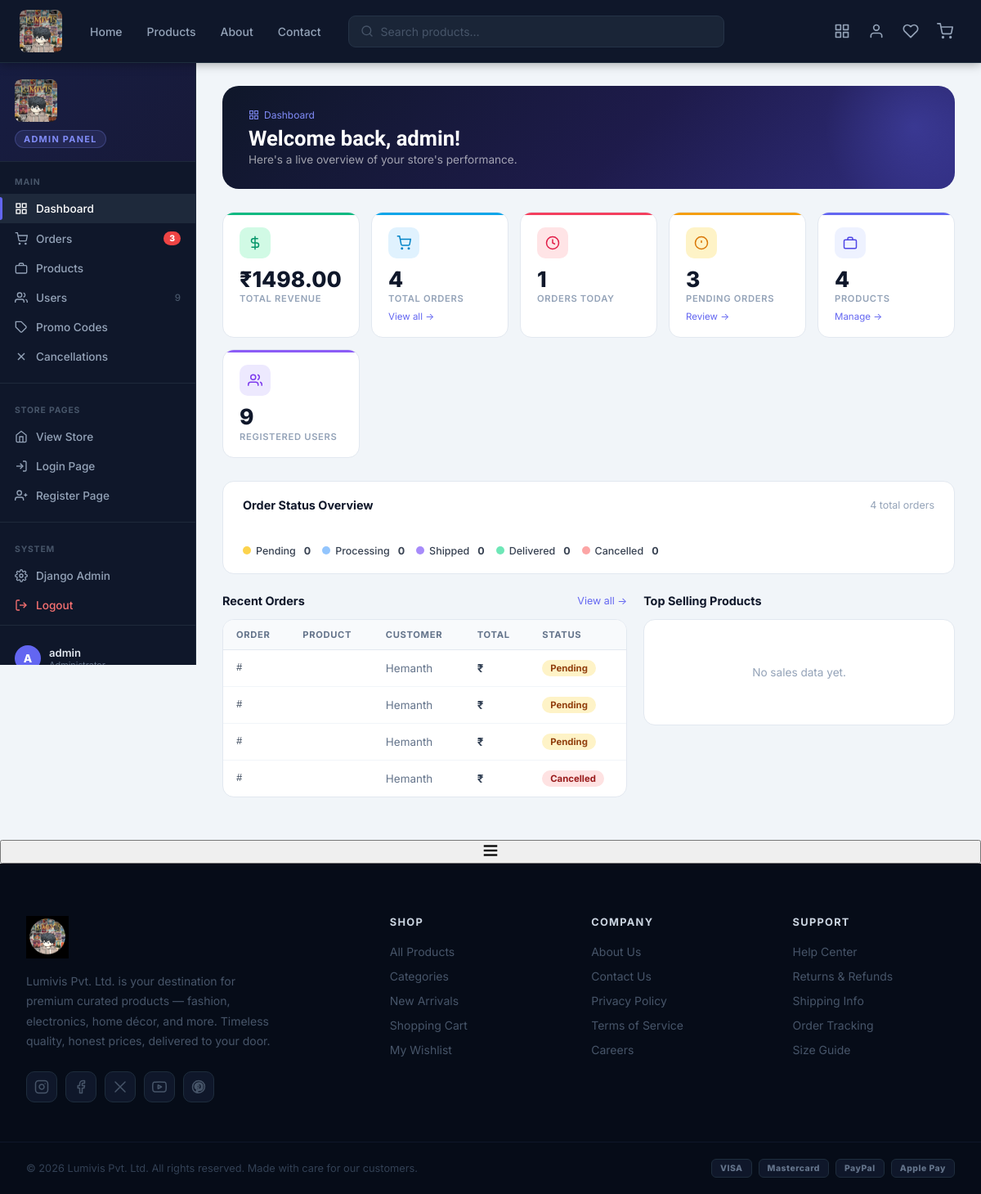
Page /admin-panel/ (signed in) on the committed database.
### products/models.py (models this page shows, shortened)
class Order(models.Model):
    STATUS_CHOICES = [
        ('pending',   'Pending'),
        ('confirmed', 'Confirmed'),
        ('shipped',   'Shipped'),
        ('delivered', 'Delivered'),
        ('cancelled', 'Cancelled'),
    ]
    order_id      = models.CharField(max_length=20, unique=True)
    user          = models.ForeignKey(User, on_delete=models.SET_NULL, null=True, blank=True, related_name='orders')
    customer_name = models.CharField(max_length=100)
    phone         = models.CharField(max_length=20)
    items_text    = models.TextField()
    total         = models.DecimalField(max_digits=10, decimal_places=2)
    urgent        = models.BooleanField(default=False)
    delivery_date = models.CharField(max_length=20, blank=True)
    urgent_charge = models.DecimalField(max_digits=8, decimal_places=2, default=0)
    status        = models.CharField(max_length=20, choices=STATUS_CHOICES, default='pending')
    created_at    = models.DateTimeField(auto_now_add=True)

### products/views.py (the view, shortened to what this page needs)
# urls.py: path('admin-panel/', views.admin_panel, name='admin_panel'),
@login_required(login_url='/login/')
def admin_panel(request):
    if not request.user.is_staff:
        messages.error(request, 'Access denied. Admin privileges required.')
        return redirect('home')
    section       = request.GET.get('s', 'dashboard')
    status_filter = request.GET.get('status', '').strip()
    edit_product = None
    if section == 'edit_product':
        edit_pk = request.GET.get('pk', '').strip()
        if edit_pk:
            edit_product = get_object_or_404(Product, pk=edit_pk)
    cancel_requests = CancelRequest.objects.select_related('order').order_by('-requested_at')
    return render(request, 'products/admin_panel.html', {
        'section':          section,
        'status_filter':    status_filter,
        'status_choices':   [],
        'orders':           Order.objects.order_by('-created_at'),
        'recent_orders':    Order.objects.order_by('-created_at')[:10],
        'products':         Product.objects.order_by('name'),
        'users':            User.objects.order_by('-date_joined')[:30],
        'promos':           promocode.objects.order_by('-expiry_date'),
        'top_products':     [],
        'edit_product':     edit_product,
        'cancel_requests':  cancel_requests,
        'pending_cancels':  cancel_requests.filter(status='pending').count(),
        'stats': {
            'order_count':     Order.objects.count(),
            'revenue':         sum(o.total for o in Order.objects.all()),
            'today_orders':    Order.objects.filter(created_at__date=timezone.now().date()).count(),
            'product_count':   Product.objects.count(),
            'user_count':      User.objects.count(),
            'pending_count':   Order.objects.filter(status='pending').count(),
            'delivered_count': Order.objects.filter(status='delivered').count(),
            'wishlist_count':  Wishlist.objects.count(),
        },
        'by_status': {},
    })

### products/context_processors.py (called while the page is built)
def cart(request):
    session_cart = request.session.get('cart', {})
    count = sum(session_cart.values())
    return {'cart_count': count}

### products/templates/products/admin_panel.html (shortened to what this page needs)
{% extends 'products/base.html' %}
{% load static %}
{% block content %}
<div class="ap-shell">
  <aside class="ap-sidebar" id="apSidebar">
    <div class="ap-logo">
      <img src="{% static 'logoo.png' %}" alt="Lumivis Pvt. Ltd."
           style="height:52px;width:auto;max-width:170px;object-fit:contain;
                  display:block;border-radius:8px;" />
      <span class="ap-logo-sub">Admin Panel</span>
    </div>
    <div class="ap-nav-group">
      <div class="ap-nav-label">Main</div>
      <a href="?s=dashboard" class="ap-nav-item {% if section == 'dashboard' %}active{% endif %}">
        <svg width="16" height="16" viewBox="0 0 24 24" fill="none" stroke="currentColor" stroke-width="2"><rect x="3" y="3" width="7" height="7"/><rect x="14" y="3" width="7" height="7"/><rect x="14" y="14" width="7" height="7"/><rect x="3" y="14" width="7" height="7"/></svg>
        Dashboard
      </a>
      <a href="?s=orders" class="ap-nav-item {% if section == 'orders' %}active{% endif %}">
        <svg width="16" height="16" viewBox="0 0 24 24" fill="none" stroke="currentColor" stroke-width="2"><circle cx="9" cy="21" r="1"/><circle cx="20" cy="21" r="1"/><path d="M1 1h4l2.68 13.39a2 2 0 0 0 2 1.61h9.72a2 2 0 0 0 2-1.61L23 6H6"/></svg>
        Orders
        {% if stats.pending_count %}<span class="ap-nav-badge">{{ stats.pending_count }}</span>{% endif %}
      </a>
      <a href="?s=products" class="ap-nav-item {% if section == 'products' %}active{% endif %}">
        <svg width="16" height="16" viewBox="0 0 24 24" fill="none" stroke="currentColor" stroke-width="2"><rect x="2" y="7" width="20" height="14" rx="2"/><path d="M16 7V5a2 2 0 0 0-2-2h-4a2 2 0 0 0-2 2v2"/></svg>
        Products
      </a>
      <a href="?s=users" class="ap-nav-item {% if section == 'users' %}active{% endif %}">
        <svg width="16" height="16" viewBox="0 0 24 24" fill="none" stroke="currentColor" stroke-width="2"><path d="M17 21v-2a4 4 0 0 0-4-4H5a4 4 0 0 0-4 4v2"/><circle cx="9" cy="7" r="4"/><path d="M23 21v-2a4 4 0 0 0-3-3.87"/><path d="M16 3.13a4 4 0 0 1 0 7.75"/></svg>
        Users
        <span style="margin-left:auto;font-size:0.72rem;color:#475569;">{{ stats.user_count }}</span>
      </a>
      <a href="?s=promos" class="ap-nav-item {% if section == 'promos' %}active{% endif %}">
        <svg width="16" height="16" viewBox="0 0 24 24" fill="none" stroke="currentColor" stroke-width="2"><path d="M20.59 13.41l-7.17 7.17a2 2 0 0 1-2.83 0L2 12V2h10l8.59 8.59a2 2 0 0 1 0 2.82z"/><line x1="7" y1="7" x2="7.01" y2="7"/></svg>
        Promo Codes
      </a>
      <a href="?s=cancellations" class="ap-nav-item {% if section == 'cancellations' %}active{% endif %}">
        <svg width="16" height="16" viewBox="0 0 24 24" fill="none" stroke="currentColor" stroke-width="2"><line x1="18" y1="6" x2="6" y2="18"/><line x1="6" y1="6" x2="18" y2="18"/></svg>
        Cancellations
      </a>
    </div>
    <hr class="ap-sidebar-sep" />
    <div class="ap-nav-group">
      <div class="ap-nav-label">Store Pages</div>
      <a href="{% url 'home' %}" class="ap-nav-item">
        <svg width="16" height="16" viewBox="0 0 24 24" fill="none" stroke="currentColor" stroke-width="2"><path d="M3 9l9-7 9 7v11a2 2 0 0 1-2 2H5a2 2 0 0 1-2-2z"/><polyline points="9 22 9 12 15 12 15 22"/></svg>
        View Store
      </a>
      <a href="{% url 'login' %}" class="ap-nav-item" target="_blank">
        <svg width="16" height="16" viewBox="0 0 24 24" fill="none" stroke="currentColor" stroke-width="2"><path d="M15 3h4a2 2 0 0 1 2 2v14a2 2 0 0 1-2 2h-4"/><polyline points="10 17 15 12 10 7"/><line x1="15" y1="12" x2="3" y2="12"/></svg>
        Login Page
      </a>
      <a href="{% url 'register' %}" class="ap-nav-item" target="_blank">
        <svg width="16" height="16" viewBox="0 0 24 24" fill="none" stroke="currentColor" stroke-width="2"><path d="M16 21v-2a4 4 0 0 0-4-4H5a4 4 0 0 0-4 4v2"/><circle cx="8.5" cy="7" r="4"/><line x1="20" y1="8" x2="20" y2="14"/><line x1="23" y1="11" x2="17" y2="11"/></svg>
        Register Page
      </a>
    </div>
    <hr class="ap-sidebar-sep" />
    <div class="ap-nav-group">
      <div class="ap-nav-label">System</div>
      <a href="{% url 'lumivis_admin:index' %}" class="ap-nav-item">
        Django Admin
      </a>
      <a href="{% url 'logout' %}" class="ap-nav-item" style="color:#f87171;">
        <svg width="16" height="16" viewBox="0 0 24 24" fill="none" stroke="currentColor" stroke-width="2"><path d="M9 21H5a2 2 0 0 1-2-2V5a2 2 0 0 1 2-2h4"/><polyline points="16 17 21 12 16 7"/><line x1="21" y1="12" x2="9" y2="12"/></svg>
        Logout
      </a>
    </div>
    <div class="ap-sidebar-foot">
      <div class="ap-foot-user">
        <div class="ap-foot-avatar">{{ user.username|first|upper }}</div>
        <div>
          <div class="ap-foot-name">{{ user.get_full_name|default:user.username }}</div>
          <div class="ap-foot-role">Administrator</div>
        </div>
      </div>
    </div>
  </aside>
  <main class="ap-main">
    {% if section == 'dashboard' %}
    <div class="ap-dash-hero">
      <div class="ap-dash-hero-left">
        <div class="ap-breadcrumb">
          <svg width="13" height="13" viewBox="0 0 24 24" fill="none" stroke="currentColor" stroke-width="2"><rect x="3" y="3" width="7" height="7"/><rect x="14" y="3" width="7" height="7"/><rect x="14" y="14" width="7" height="7"/><rect x="3" y="14" width="7" height="7"/></svg>
          Dashboard
        </div>
        <h1 class="ap-page-title">Welcome back, {{ user.first_name|default:user.username }}!</h1>
        <p class="ap-page-sub">Here's a live overview of your store's performance.</p>
      </div>
    </div>
    <div class="ap-stats">
      <div class="ap-stat c-green">
        <div class="ap-stat-icon"><svg width="18" height="18" viewBox="0 0 24 24" fill="none" stroke="currentColor" stroke-width="2"><line x1="12" y1="1" x2="12" y2="23"/><path d="M17 5H9.5a3.5 3.5 0 0 0 0 7h5a3.5 3.5 0 0 1 0 7H6"/></svg></div>
        <div class="ap-stat-val">₹{{ stats.revenue }}</div>
        <div class="ap-stat-label">Total Revenue</div>
      </div>
      <div class="ap-stat c-sky">
        <div class="ap-stat-icon"><svg width="18" height="18" viewBox="0 0 24 24" fill="none" stroke="currentColor" stroke-width="2"><circle cx="9" cy="21" r="1"/><circle cx="20" cy="21" r="1"/><path d="M1 1h4l2.68 13.39a2 2 0 0 0 2 1.61h9.72a2 2 0 0 0 2-1.61L23 6H6"/></svg></div>
        <div class="ap-stat-val">{{ stats.order_count }}</div>
        <div class="ap-stat-label">Total Orders</div>
        <a href="?s=orders" class="ap-stat-link">View all →</a>
      </div>
      <div class="ap-stat c-rose">
        <div class="ap-stat-icon"><svg width="18" height="18" viewBox="0 0 24 24" fill="none" stroke="currentColor" stroke-width="2"><circle cx="12" cy="12" r="10"/><polyline points="12 6 12 12 16 14"/></svg></div>
        <div class="ap-stat-val">{{ stats.today_orders }}</div>
        <div class="ap-stat-label">Orders Today</div>
      </div>
      <div class="ap-stat c-amber">
        <div class="ap-stat-icon"><svg width="18" height="18" viewBox="0 0 24 24" fill="none" stroke="currentColor" stroke-width="2"><circle cx="12" cy="12" r="10"/><line x1="12" y1="8" x2="12" y2="12"/><line x1="12" y1="16" x2="12.01" y2="16"/></svg></div>
        <div class="ap-stat-val">{{ stats.pending_count }}</div>
        <div class="ap-stat-label">Pending Orders</div>
        {% if stats.pending_count %}<a href="?s=orders&status=pending" class="ap-stat-link">Review →</a>{% endif %}
      </div>
      <div class="ap-stat c-indigo">
        <div class="ap-stat-icon"><svg width="18" height="18" viewBox="0 0 24 24" fill="none" stroke="currentColor" stroke-width="2"><rect x="2" y="7" width="20" height="14" rx="2"/><path d="M16 7V5a2 2 0 0 0-2-2h-4a2 2 0 0 0-2 2v2"/></svg></div>
        <div class="ap-stat-val">{{ stats.product_count }}</div>
        <div class="ap-stat-label">Products</div>
        <a href="?s=products" class="ap-stat-link">Manage →</a>
      </div>
      <div class="ap-stat c-violet">
        <div class="ap-stat-icon"><svg width="18" height="18" viewBox="0 0 24 24" fill="none" stroke="currentColor" stroke-width="2"><path d="M17 21v-2a4 4 0 0 0-4-4H5a4 4 0 0 0-4 4v2"/><circle cx="9" cy="7" r="4"/><path d="M23 21v-2a4 4 0 0 0-3-3.87"/><path d="M16 3.13a4 4 0 0 1 0 7.75"/></svg></div>
        <div class="ap-stat-val">{{ stats.user_count }}</div>
        <div class="ap-stat-label">Registered Users</div>
      </div>
    </div>
    <div class="ap-pipeline">
      <div class="ap-section-hd">
        <span class="ap-section-title">Order Status Overview</span>
        <span style="font-size:0.78rem;color:#94a3b8;">{{ stats.order_count }} total orders</span>
      </div>
      <div class="ap-pipe-bar">
      </div>
      <div class="ap-pipe-legend">
        <span class="ap-pipe-item"><span class="ap-pipe-dot" style="background:#fcd34d;"></span>Pending <strong style="margin-left:4px;">{{ by_status.pending|default:0 }}</strong></span>
        <span class="ap-pipe-item"><span class="ap-pipe-dot" style="background:#93c5fd;"></span>Processing <strong style="margin-left:4px;">{{ by_status.processing|default:0 }}</strong></span>
        <span class="ap-pipe-item"><span class="ap-pipe-dot" style="background:#a78bfa;"></span>Shipped <strong style="margin-left:4px;">{{ by_status.shipped|default:0 }}</strong></span>
        <span class="ap-pipe-item"><span class="ap-pipe-dot" style="background:#6ee7b7;"></span>Delivered <strong style="margin-left:4px;">{{ by_status.delivered|default:0 }}</strong></span>
        <span class="ap-pipe-item"><span class="ap-pipe-dot" style="background:#fca5a5;"></span>Cancelled <strong style="margin-left:4px;">{{ by_status.cancelled|default:0 }}</strong></span>
      </div>
    </div>
    <div class="ap-two">
      <div>
        <div class="ap-section-hd">
          <span class="ap-section-title">Recent Orders</span>
          <a href="?s=orders" class="ap-section-link">View all →</a>
        </div>
        <div class="ap-table-wrap">
          <table class="ap-table">
            <thead><tr><th>Order</th><th>Product</th><th>Customer</th><th>Total</th><th>Status</th></tr></thead>
            <tbody>
              {% for o in recent_orders %}
              <tr>
                <td class="ap-mono">#{{ o.transaction_id }}</td>
                <td>{{ o.product.name|truncatechars:20 }}</td>
                <td style="color:#64748b;">{{ o.user.username|default:"Guest" }}</td>
                <td><strong>₹{{ o.total_price }}</strong></td>
                <td><span class="sb {{ o.status }}">{{ o.get_status_display }}</span></td>
              </tr>
              {% empty %}
              <tr><td colspan="5" class="ap-empty">No orders yet.</td></tr>
              {% endfor %}
            </tbody>
          </table>
        </div>
      </div>
      <div>
        <div class="ap-section-hd">
          <span class="ap-section-title">Top Selling Products</span>
        </div>
        <div class="ap-table-wrap" style="padding:20px 22px;">
          {% for p in top_products %}
          <div class="ap-bar-row">
            <div class="ap-bar-meta">
              <span class="ap-bar-name">{{ p.product__name|truncatechars:26 }}</span>
              <span class="ap-bar-count">{{ p.units_sold }} sold</span>
            </div>
            <div class="ap-bar-track">
              <div class="ap-bar-fill" style="width:{% if top_products.0.units_sold %}{% widthratio p.units_sold top_products.0.units_sold 100 %}{% else %}0{% endif %}%;"></div>
            </div>
          </div>
          {% empty %}
          <div class="ap-empty">No sales data yet.</div>
          {% endfor %}
        </div>
      </div>
    </div>
    {% endif %}
  </main>
</div>
<button class="ap-mob-btn" id="apToggle" onclick="document.getElementById('apSidebar').classList.toggle('open')">
  <svg width="22" height="22" viewBox="0 0 24 24" fill="none" stroke="currentColor" stroke-width="2.5"><line x1="3" y1="6" x2="21" y2="6"/><line x1="3" y1="12" x2="21" y2="12"/><line x1="3" y1="18" x2="21" y2="18"/></svg>
</button>
{% endblock %}

### products/static/products/css/style.css (style rules this page uses)
*, *::before, *::after { box-sizing: border-box; margin: 0; padding: 0; }
body { font-family: -apple-system, BlinkMacSystemFont, 'Segoe UI', Roboto, sans-serif; background: #0a0f1e; color: #f1f5f9; min-height: 100vh; display: flex; flex-direction: column; overflow-x: hidden; }
a { color: inherit; text-decoration: none; }

### products/static/products/css/home.css (style rules this page uses)
body, button, input, select, textarea { font-family: 'Inter', system-ui, -apple-system, sans-serif; }
h1, h2, h3, .hero-title, .section-title { font-family: 'Sora', 'Inter', sans-serif; }

### rows in the picture
Order: user.username "Hemanth", status "Pending"
Order: user.username "Hemanth", status "Pending"
Order: user.username "Hemanth", status "Pending"
Order: user.username "Hemanth", status "Cancelled"

### other values in the picture
{{ stats.pending_count }} "3"
{{ stats.user_count }} "9"
{{ user.username|first|upper }} "A"
{{ user.get_full_name|default:user.username }} "admin"
{{ user.first_name|default:user.username }} "admin"
{{ stats.revenue }} "1498.00"
{{ stats.order_count }} "4"
{{ stats.today_orders }} "1"
{{ stats.product_count }} "4"
{{ by_status.pending|default:0 }} "0"
{{ by_status.processing|default:0 }} "0"
{{ by_status.shipped|default:0 }} "0"
{{ by_status.delivered|default:0 }} "0"
{{ by_status.cancelled|default:0 }} "0"
